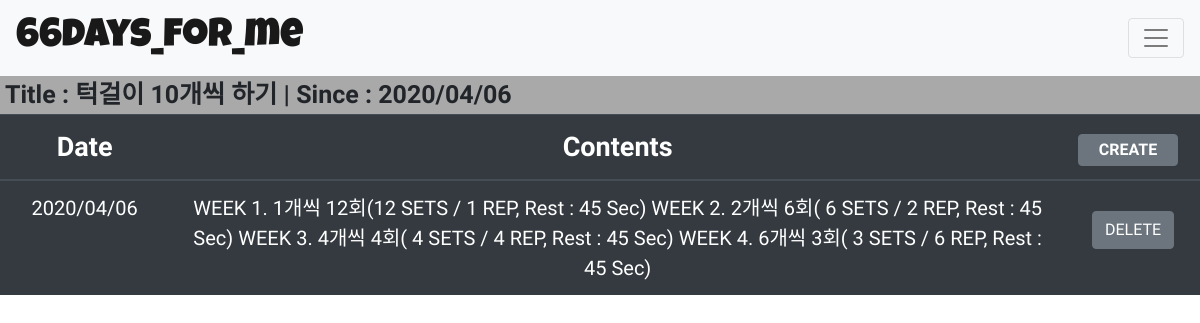
/26/, run on the app's committed database.
### memoApp/models.py (models this page shows)
class Habbit(models.Model):
    habbitName=models.CharField(max_length=13)
    start_datetime=datetime.datetime.now()
    startDate=models.CharField(max_length=30)
    progress=models.CharField(max_length=66)
    finishDate=models.CharField(max_length=30)
    daysCount=models.SmallIntegerField()
    daysFail=models.SmallIntegerField()
    daysSucceed = models.SmallIntegerField()
    give_up=models.BooleanField(default=False)
    givenup_date=models.CharField(max_length=30)

class Memo(models.Model):
    today=datetime.datetime.now()
    date_time=today.strftime('%Y/%m/%d')
    contents=models.TextField()
    habbit=models.ForeignKey(Habbit, on_delete=models.PROTECT)

### memoApp/views.py (the view)
# urls.py: path('<str:habbit_id>/', views.memo, name='memoPage'),
def memo(req, habbit_id):
    go_to_memo=Habbit.objects.get(id=habbit_id)
    memo_list=[]
    habbitId=habbit_id
    for memo in Memo.objects.all():
        if int(habbitId)==int(memo.habbit.id):
            memo_list.append(memo)
    content={'memo_id':go_to_memo, 'memos': memo_list}
    return render(req, 'memoApp/memo.html', content)

### memoApp/templates/memoApp/memo.html (shortened to what this page needs)
<!doctype html>
<html lang="ko">
  <head>
    <link rel="stylesheet" href="https://stackpath.bootstrapcdn.com/bootstrap/4.4.1/css/bootstrap.min.css">
  </head>
  <body style="margin:0px;">
    <div style="margin:0px;" class="navPart">
      <nav class="navbar navbar-light bg-light">
        <a class="navbar-brand" href="/">66days_for_me</a>
        <button class="navbar-toggler" type="button" data-toggle="collapse" data-target="#navbarSupportedContent" aria-controls="navbarSupportedContent" aria-expanded="false" aria-label="Toggle navigation">
          <span class="navbar-toggler-icon"></span>
        </button>
      </nav>
    </div>
    <div style="" class="createPart">
      <b style="margin-left: 5px; font-size:25px; font-family: 'Do Hyeon', sans-serif;">Title : {{ memo_id.habbitName }} | Since : {{ memo_id.startDate }}</b>
    <div style="margin-top:0px;" class="tablePart">
      <table class="table table-dark">
        <thead style="font-family: 'Abel'; font-size: 27px;">
          <tr>
            <th style="width:200px;" scope="col">Date</th>
            <th style="width:1500px;" scope="col">Contents</th>
            <th scope="col">
              <div style="float:right; margin-right:10px;" class="btn-group" role="group" aria-label="Basic example">
                <form action="memoPage/" method="GET">{% csrf_token %}
                  <button value="{{ memo_id.id }}" style="width:100px; margin-top:3px; padding:3px;" type="submit" class="btn btn-secondary"><b>CREATE</b></button>
                </form>
              </div>
            </th>
          </tr>
        </thead>
        <tbody style="font-size:20px; font-family: 'Do Hyeon', sans-serif;">
        {% for memo in memos %}
          <tr>
            <td>{{ memo.date_time }}</td>
            <td>{{ memo.contents }}</td>
            <td style="padding:0px;">
              <form style="height:100px;" action="delete/" method="POST">{% csrf_token %}
                <button style="margin-top:30px; float:center;" type="submit" class="btn btn-secondary">DELETE</button>
              </form>
            </td>
          </tr>
        {% endfor %}
        </tbody>
      </table>
    </div>
  </body>
</html>

### memoApp/templates/memoApp/memo.html (style rules this page uses)
.navbar-brand { font-family: 'Luckiest Guy'; font-size: 40px; margin:0px; padding:0px; }
.createPart { background-color:darkGrey; height:37.5px; font-family:'Do Hyeon', sans-serif; font-size:25px; }
th, td { text-align:center; }

### data on the page
Habbit: habbitName "턱걸이 10개씩 하기", startDate "2020/04/06"
Memo: date_time "2020/04/06", contents "WEEK 1. 1개씩 12회(12 SETS / 1 REP, Rest : 45 Sec) WEEK 2. 2개씩 6회( 6 SETS / 2 REP, Rest : 45 Sec) WEEK 3. 4개씩 4회( 4 SETS / 4 REP, Rest : 45 Sec) WEEK 4. 6개씩 3회( 3 SETS / 6 REP, Rest : 45 Sec)"
